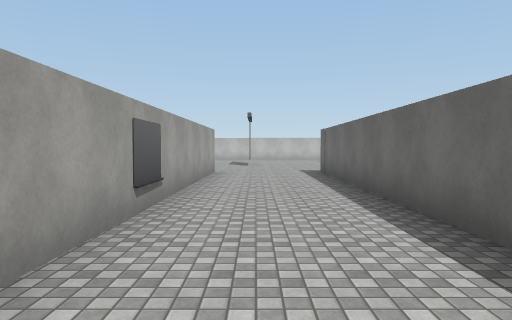
view 1 (above)

20 first-person views from a walk through a Unity game level. The camera is 1.5 m above the floor, tilts 2° down and sees 70° across. The floor is counted in squares, 2 m on a side. Each view is taken from the middle of a square. On the plan, view 1 faces up. The plan holds only what a view shows up to about 11 squares ahead; the rest is blank. The place goes on beyond the plan. The player is left out. Some surface patterns are stand-ins.

view 2
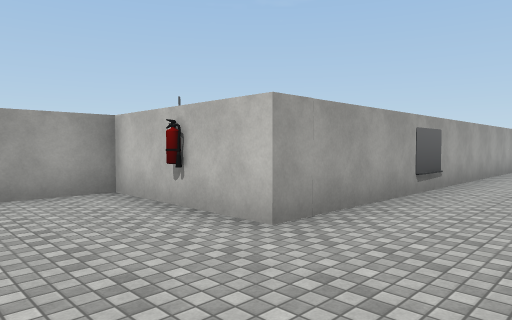

view 3
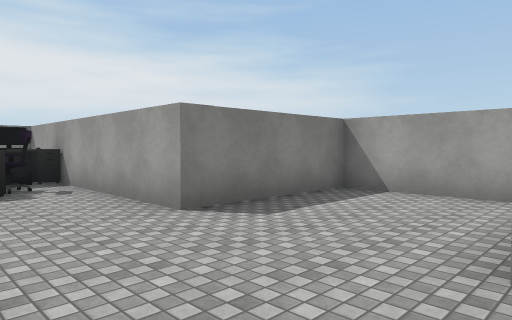

view 4
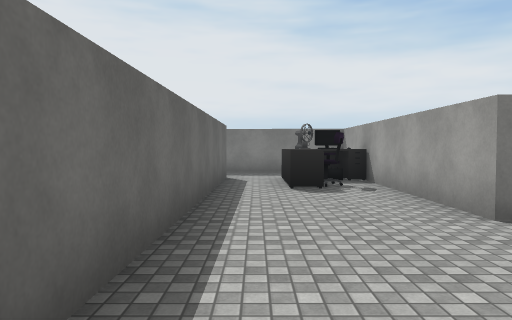

view 5
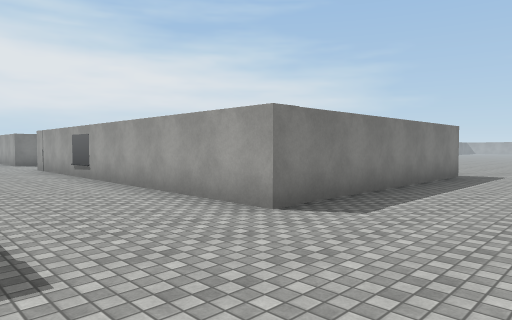

view 6
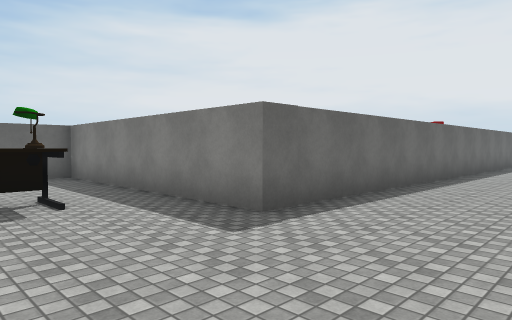

view 7
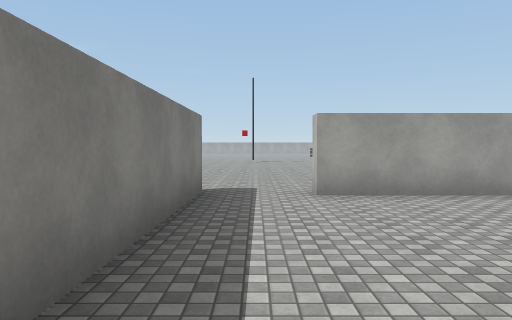

view 8
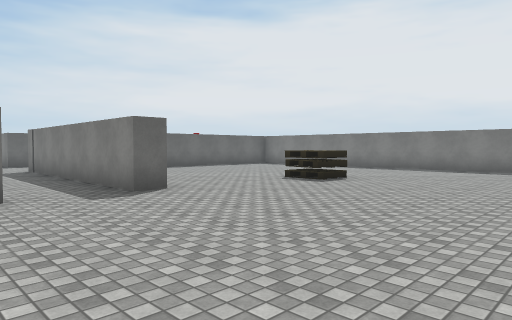

view 9
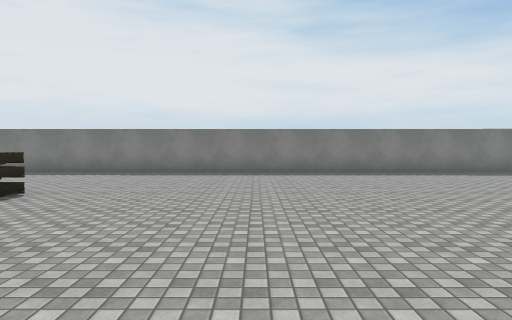

view 10
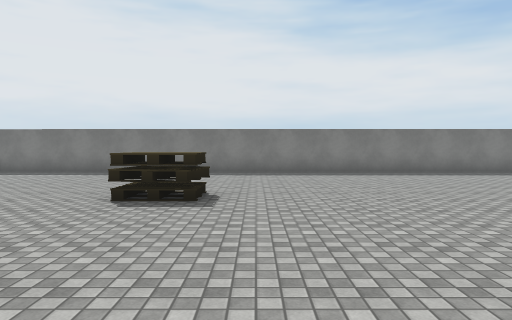

view 11
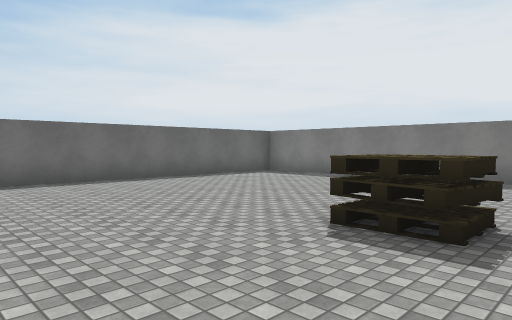

view 12
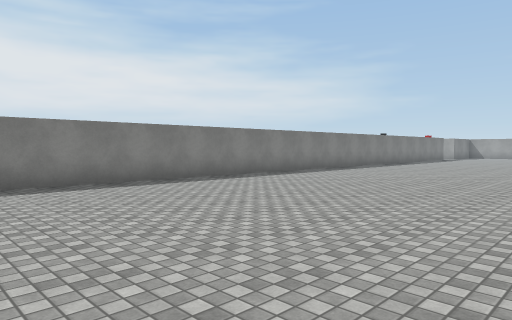

view 13
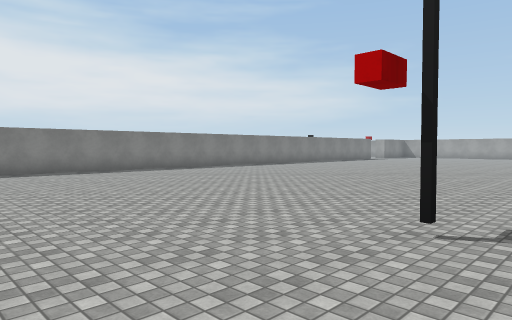

view 14
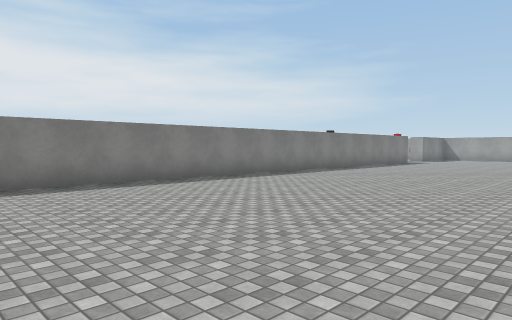

view 15
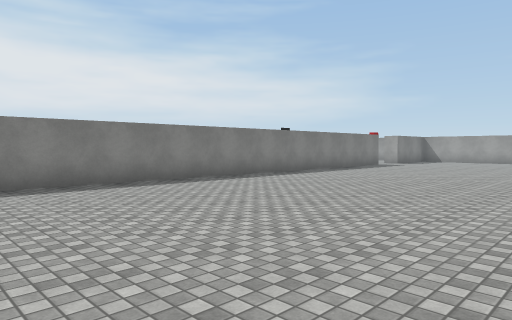

view 16
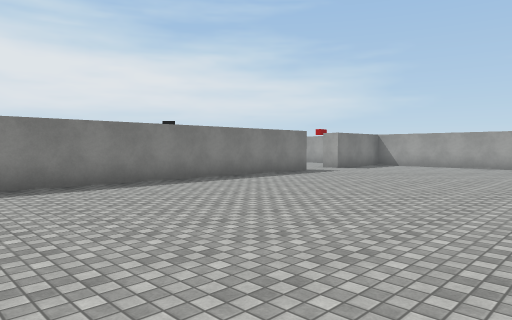

view 17
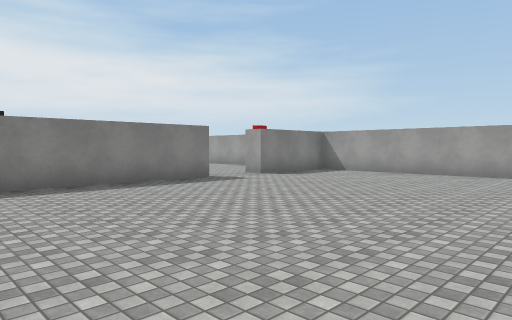

view 18
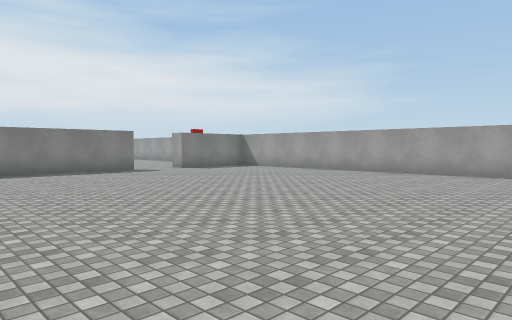

view 19
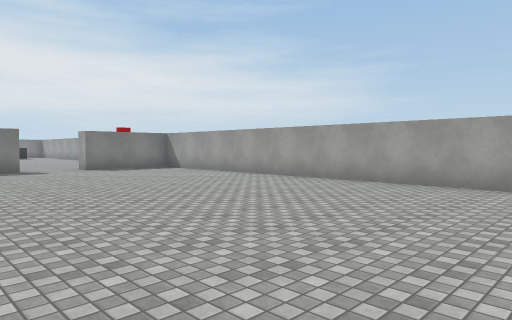

view 20
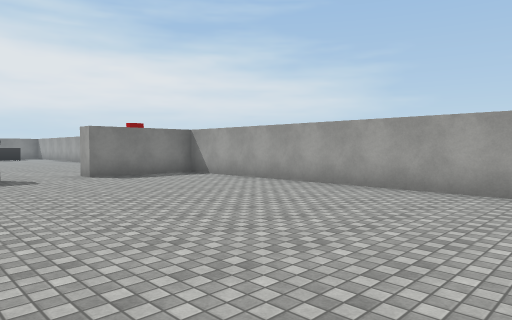

### Floor plan
Points are (right, up) in squares from view 1. A wall is a line through its corners. A room is listed if a view was taken in it or the views show most of it. See-through windows are left out.
Room 1 (views 1, 2, 3, 4, 5, 6, 7)
walls: (-8.2, 11.1) (-1.2, 11) (-1.4, 0.6) (-4.9, 0.6) (-5, -2.7) (-1.4, -2.7) (-1.5, -9.5) (1.9, -9.6); (-7.7, 14.5) (-7.7, 13) (-8.1, 13); (1.7, -8) (2, 11) (6.6, 10.9)
ways out: opening at (-8, 12) to room 2; opening at (2, -9)
objects: other object (-3, 0); desk (-1, -7) to (0, -6); other object (-1, 5); lamp (4, 13)
Room 2 (views 8, 9, 10, 11, 12, 13, 14, 15, 16, 17, 18, 19, 20)
walls: (-8.2, 10.4) (-8.2, 11.1); (-38.7, 1.7) (-2.4, 1.2); (-43.3, 12.7) (-43.5, 1.8) (-40.5, 1.7) (-40.5, 1.1); (-1.9, 2.6) (-1.8, 8.6)
ways out: opening at (-8, 12) to room 1; opening at (-39.5, 1)
objects: other object (-9, 6); other object (-9, 6) to (-8, 7)

Where each view was taken, in squares from view 1:
view 1: 0 up, 0 right, facing up
view 2: 2 down, 1 right, facing up-left
view 3: 1 up, 1 right, facing down-left
view 4: 1 up, 1 right, facing down
view 5: 14 up, 2 right, facing down-left
view 6: 14 up, 1 left, facing down-right
view 7: 12 up, 2 left, facing left
view 8: 14 up, 14 left, facing down-right
view 9: 12 up, 13 left, facing down
view 10: 12 up, 10 left, facing down
view 11: 10 up, 10 left, facing down-right
view 12: 9 up, 16 left, facing down-left
view 13: 13 up, 17 left, facing down-left
view 14: 9 up, 21 left, facing down-left
view 15: 9 up, 24 left, facing down-left
view 16: 9 up, 29 left, facing down-left
view 17: 9 up, 33 left, facing down-left
view 18: 13 up, 33 left, facing down-left
view 19: 14 up, 36 left, facing down-left
view 20: 11 up, 37 left, facing down-left
